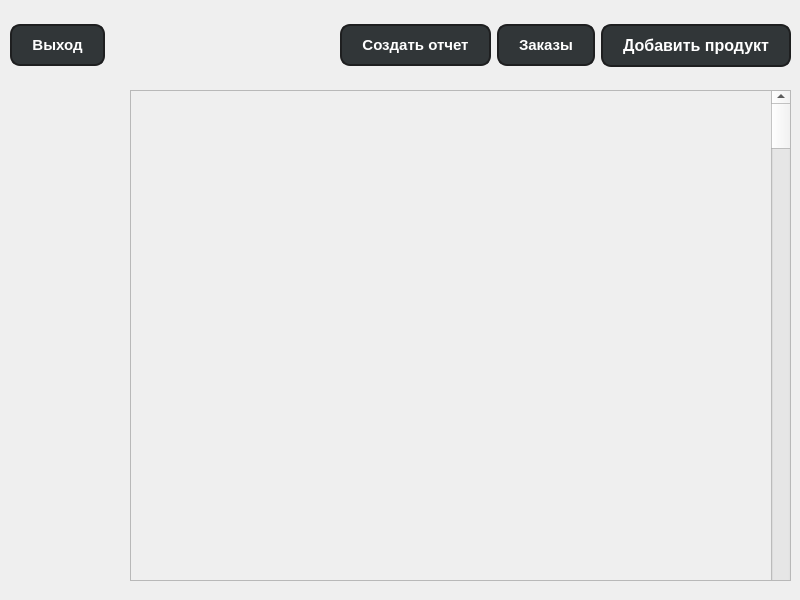
<?xml version="1.0" encoding="UTF-8"?>
<ui version="4.0">
 <class>SellerMenu</class>
 <widget class="QWidget" name="SellerMenu">
  <property name="geometry">
   <rect>
    <x>0</x>
    <y>0</y>
    <width>800</width>
    <height>600</height>
   </rect>
  </property>
  <property name="windowTitle">
   <string>Form</string>
  </property>
  <property name="styleSheet">
   <string notr="true"/>
  </property>
  <widget class="QWidget" name="horizontalLayoutWidget">
   <property name="geometry">
    <rect>
     <x>10</x>
     <y>10</y>
     <width>781</width>
     <height>71</height>
    </rect>
   </property>
   <layout class="QHBoxLayout" name="horizontalLayout">
    <item>
     <widget class="QPushButton" name="backButton">
      <property name="font">
       <font>
        <pointsize>11</pointsize>
        <bold>true</bold>
       </font>
      </property>
      <property name="styleSheet">
       <string notr="true">    QPushButton {
        background-color: #313638;
        color: white;
           border-radius: 10px;               /* Радиус закругления углов */
    border: 2px solid #1E1F20;         /* Граница светло-серого цвета */
        padding: 10px 20px;
    }
    QPushButton:hover {
        background-color: #5fd35f;
    }
    QPushButton:pressed {
        background-color: #3fa53f;
    }</string>
      </property>
      <property name="text">
       <string>Выход</string>
      </property>
      <property name="iconSize">
       <size>
        <width>73</width>
        <height>68</height>
       </size>
      </property>
     </widget>
    </item>
    <item>
     <spacer name="horizontalSpacer">
      <property name="orientation">
       <enum>Qt::Orientation::Horizontal</enum>
      </property>
      <property name="sizeHint" stdset="0">
       <size>
        <width>40</width>
        <height>20</height>
       </size>
      </property>
     </spacer>
    </item>
    <item>
     <widget class="QPushButton" name="reportButton">
      <property name="font">
       <font>
        <pointsize>11</pointsize>
        <bold>true</bold>
       </font>
      </property>
      <property name="styleSheet">
       <string notr="true">    QPushButton {
        background-color: #313638;
        color: white;
           border-radius: 10px;               /* Радиус закругления углов */
    border: 2px solid #1E1F20;         /* Граница светло-серого цвета */
        padding: 10px 20px;
    }
    QPushButton:hover {
        background-color: #5fd35f;
    }
    QPushButton:pressed {
        background-color: #3fa53f;
    }</string>
      </property>
      <property name="text">
       <string>Создать отчет</string>
      </property>
     </widget>
    </item>
    <item>
     <widget class="QPushButton" name="orderButton">
      <property name="font">
       <font>
        <pointsize>11</pointsize>
        <bold>true</bold>
       </font>
      </property>
      <property name="styleSheet">
       <string notr="true">    QPushButton {
        background-color: #313638;
        color: white;
           border-radius: 10px;               /* Радиус закругления углов */
    border: 2px solid #1E1F20;         /* Граница светло-серого цвета */
        padding: 10px 20px;
    }
    QPushButton:hover {
        background-color: #5fd35f;
    }
    QPushButton:pressed {
        background-color: #3fa53f;
    }</string>
      </property>
      <property name="text">
       <string>Заказы</string>
      </property>
     </widget>
    </item>
    <item>
     <widget class="QPushButton" name="addProductButton">
      <property name="font">
       <font>
        <pointsize>12</pointsize>
        <bold>true</bold>
       </font>
      </property>
      <property name="styleSheet">
       <string notr="true">    QPushButton {
        background-color: #313638;
        color: white;
           border-radius: 10px;               /* Радиус закругления углов */
    border: 2px solid #1E1F20;         /* Граница светло-серого цвета */
        padding: 10px 20px;
    }
    QPushButton:hover {
        background-color: #5fd35f;
    }
    QPushButton:pressed {
        background-color: #3fa53f;
    }</string>
      </property>
      <property name="text">
       <string>Добавить продукт</string>
      </property>
     </widget>
    </item>
   </layout>
  </widget>
  <widget class="QScrollArea" name="scrollArea">
   <property name="geometry">
    <rect>
     <x>130</x>
     <y>90</y>
     <width>661</width>
     <height>491</height>
    </rect>
   </property>
   <property name="widgetResizable">
    <bool>true</bool>
   </property>
   <widget class="QWidget" name="scrollAreaWidgetContents">
    <property name="geometry">
     <rect>
      <x>0</x>
      <y>0</y>
      <width>659</width>
      <height>489</height>
     </rect>
    </property>
    <property name="minimumSize">
     <size>
      <width>659</width>
      <height>0</height>
     </size>
    </property>
    <property name="maximumSize">
     <size>
      <width>659</width>
      <height>16777215</height>
     </size>
    </property>
    <widget class="QScrollBar" name="verticalScrollBar">
     <property name="geometry">
      <rect>
       <x>640</x>
       <y>-1</y>
       <width>20</width>
       <height>511</height>
      </rect>
     </property>
     <property name="orientation">
      <enum>Qt::Orientation::Vertical</enum>
     </property>
    </widget>
    <widget class="QWidget" name="gridLayoutWidget">
     <property name="geometry">
      <rect>
       <x>10</x>
       <y>20</y>
       <width>631</width>
       <height>481</height>
      </rect>
     </property>
     <layout class="QGridLayout" name="gridLayout"/>
    </widget>
   </widget>
  </widget>
 </widget>
 <resources>
  <include location="../../resources/Res.qrc"/>
 </resources>
 <connections/>
</ui>
